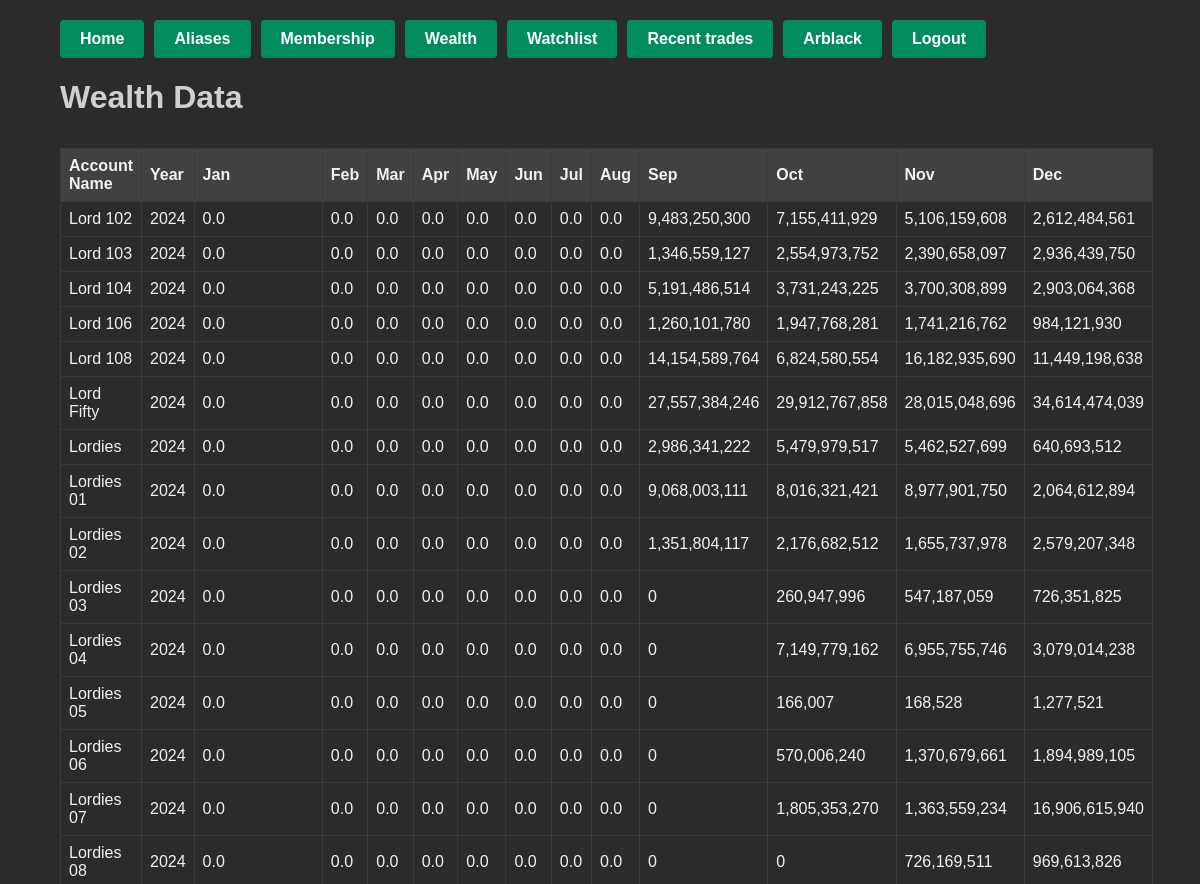
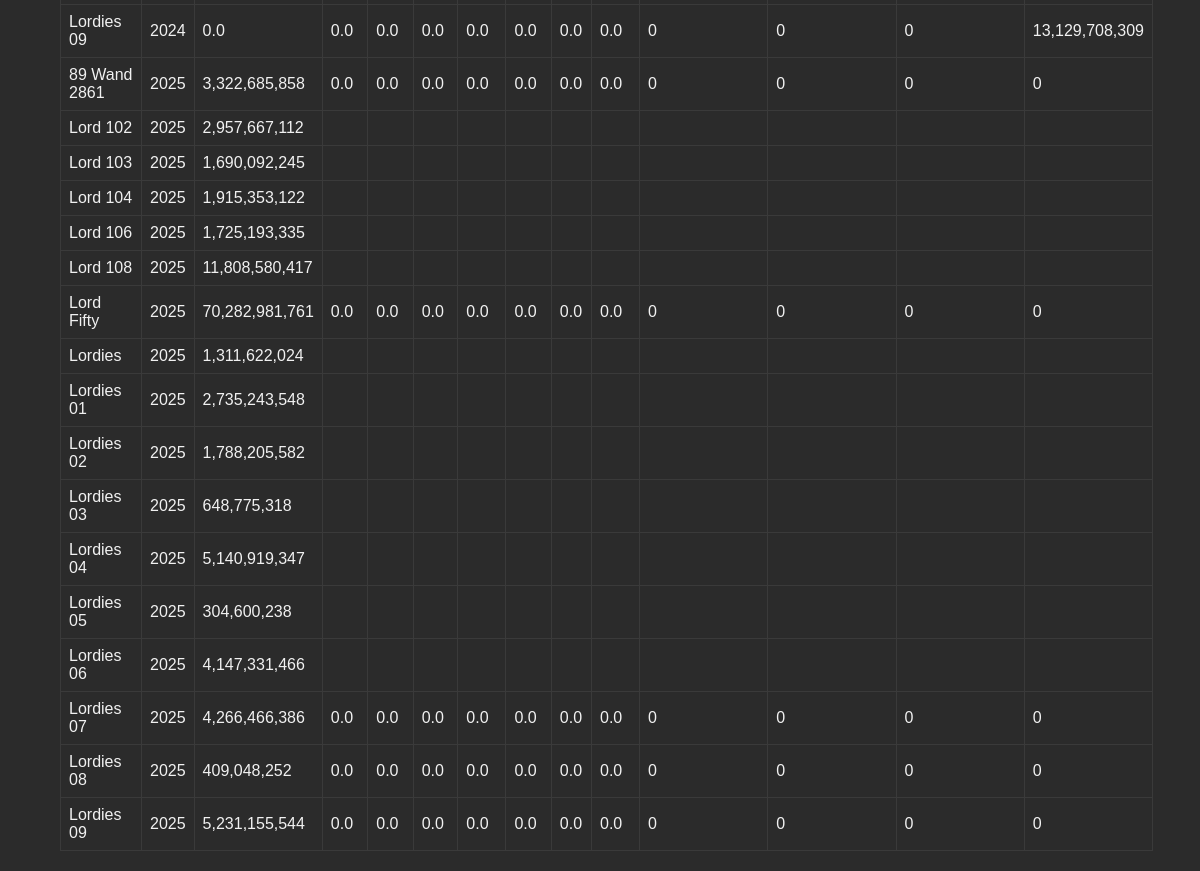
/wealth/ (signed in), run on the app's committed database (2 pictures, top to bottom).
### trades/models.py (models this page shows, shortened)
class WealthData(models.Model):
    account_name = models.CharField(max_length=100)
    year = models.IntegerField(default=2024)
    january = models.CharField(max_length=50, blank=True)
    february = models.CharField(max_length=50, blank=True)
    march = models.CharField(max_length=50, blank=True)
    april = models.CharField(max_length=50, blank=True)
    may = models.CharField(max_length=50, blank=True)
    june = models.CharField(max_length=50, blank=True)
    july = models.CharField(max_length=50, blank=True)
    august = models.CharField(max_length=50, blank=True)
    september = models.CharField(max_length=50, blank=True)
    october = models.CharField(max_length=50, blank=True)
    november = models.CharField(max_length=50, blank=True)
    december = models.CharField(max_length=50, blank=True)

### trades/views.py (the view)
# urls.py: path('wealth/', views.wealth_list, name='wealth_list'),
def wealth_list(request):
    if not request.user.is_authenticated:
        return redirect('trades:login_view')
    wealth_records = WealthData.objects.all().order_by('year', 'account_name')
    return render(request, 'trades/wealth_list.html', {
        'wealth_records': wealth_records,
    })

### trades/templates/trades/wealth_list.html (shortened to what this page needs)
{% load static %}
<!DOCTYPE html>
<html>
<head>
    <link rel="stylesheet" href="{% static 'trades/css/dark_theme.css' %}">
</head>
<body>
<div class="container">
    <div class="top-nav">
        <ul class="nav-buttons">
            <li><a href="{% url 'trades:index' %}">Home</a></li>
            <li><a href="{% url 'trades:alias_list' %}">Aliases</a></li>
            <li><a href="{% url 'trades:membership_list' %}">Membership</a></li>
            <li><a href="{% url 'trades:wealth_list' %}">Wealth</a></li>
            <li><a href="{% url 'trades:watchlist_list' %}">Watchlist</a></li>
            <li><a href="{% url 'trades:recent_trades' %}">Recent trades</a></li>
            {% if user.is_authenticated %}
                <li><a href="{% url 'trades:account_page' %}">{{ user.username }}</a></li>
                <li><a href="{% url 'trades:logout_view' %}">Logout</a></li>
            {% else %}
                <li><a href="{% url 'trades:login_view' %}">Account</a></li>
            {% endif %}
        </ul>
    </div>
    <h1>Wealth Data</h1>
    <table>
        <thead>
            <tr>
                <th>Account Name</th>
                <th>Year</th>
                <th>Jan</th>
                <th>Feb</th>
                <th>Mar</th>
                <th>Apr</th>
                <th>May</th>
                <th>Jun</th>
                <th>Jul</th>
                <th>Aug</th>
                <th>Sep</th>
                <th>Oct</th>
                <th>Nov</th>
                <th>Dec</th>
            </tr>
        </thead>
        <tbody>
        {% for w in wealth_records %}
            <tr>
                <td>{{ w.account_name }}</td>
                <td>{{ w.year }}</td>
                <td>{{ w.january }}</td>
                <td>{{ w.february }}</td>
                <td>{{ w.march }}</td>
                <td>{{ w.april }}</td>
                <td>{{ w.may }}</td>
                <td>{{ w.june }}</td>
                <td>{{ w.july }}</td>
                <td>{{ w.august }}</td>
                <td>{{ w.september }}</td>
                <td>{{ w.october }}</td>
                <td>{{ w.november }}</td>
                <td>{{ w.december }}</td>
            </tr>
        {% endfor %}
        </tbody>
    </table>
</div>
</body>
</html>

### trades/static/trades/css/dark_theme.css (style rules this page uses)
html, body { margin: 0; padding: 0; background-color: #2b2b2b; color: #f1f1f1; font-family: Arial, sans-serif; }
.container { width: 90%; margin: 0 auto; padding: 20px; }
h1, h2, h3 { color: #cfcfcf; margin-bottom: 1em; }
table { width: 100%; border-collapse: collapse; margin-top: 1em; }
table, th, td { border: 1px solid #3a3a3a; }
th { background-color: #414141; color: #f1f1f1; text-align: left; padding: 8px; }
td { padding: 8px; }
a { color: #81d4f2; text-decoration: none; }
.top-nav { margin-bottom: 20px; }
.top-nav .nav-buttons { list-style: none; display: flex; gap: 10px; padding: 0; margin: 0; }
.top-nav .nav-buttons li a { background-color: #008c5f; color: #fff; padding: 10px 20px; text-decoration: none; border-radius: 4px; font-weight: bold; display: inline-block; }

### trades/templates/trades/wealth_list.html (style rules this page uses)
.top-nav { margin-bottom: 20px; }
.top-nav .nav-buttons { list-style: none; display: flex; gap: 10px; padding: 0; margin: 0; }
.top-nav .nav-buttons li a { background-color: #008c5f; color: #fff; padding: 10px 20px; text-decoration: none; border-radius: 4px; font-weight: bold; display: inline-block; }

### data on the page
WealthData: account_name "Lord 102", year "2024", january "0.0", february "0.0", march "0.0", april "0.0", may "0.0", june "0.0", july "0.0", august "0.0", september "9,483,250,300", october "7,155,411,929", november "5,106,159,608", december "2,612,484,561"
WealthData: account_name "Lord 103", year "2024", january "0.0", february "0.0", march "0.0", april "0.0", may "0.0", june "0.0", july "0.0", august "0.0", september "1,346,559,127", october "2,554,973,752", november "2,390,658,097", december "2,936,439,750"
WealthData: account_name "Lord 104", year "2024", january "0.0", february "0.0", march "0.0", april "0.0", may "0.0", june "0.0", july "0.0", august "0.0", september "5,191,486,514", october "3,731,243,225", november "3,700,308,899", december "2,903,064,368"
WealthData: account_name "Lord 106", year "2024", january "0.0", february "0.0", march "0.0", april "0.0", may "0.0", june "0.0", july "0.0", august "0.0", september "1,260,101,780", october "1,947,768,281", november "1,741,216,762", december "984,121,930"
WealthData: account_name "Lord 108", year "2024", january "0.0", february "0.0", march "0.0", april "0.0", may "0.0", june "0.0", july "0.0", august "0.0", september "14,154,589,764", october "6,824,580,554", november "16,182,935,690", december "11,449,198,638"
WealthData: account_name "Lord Fifty", year "2024", january "0.0", february "0.0", march "0.0", april "0.0", may "0.0", june "0.0", july "0.0", august "0.0", september "27,557,384,246", october "29,912,767,858", november "28,015,048,696", december "34,614,474,039"
WealthData: account_name "Lordies", year "2024", january "0.0", february "0.0", march "0.0", april "0.0", may "0.0", june "0.0", july "0.0", august "0.0", september "2,986,341,222", october "5,479,979,517", november "5,462,527,699", december "640,693,512"
WealthData: account_name "Lordies 01", year "2024", january "0.0", february "0.0", march "0.0", april "0.0", may "0.0", june "0.0", july "0.0", august "0.0", september "9,068,003,111", october "8,016,321,421", november "8,977,901,750", december "2,064,612,894"
WealthData: account_name "Lordies 02", year "2024", january "0.0", february "0.0", march "0.0", april "0.0", may "0.0", june "0.0", july "0.0", august "0.0", september "1,351,804,117", october "2,176,682,512", november "1,655,737,978", december "2,579,207,348"
WealthData: account_name "Lordies 03", year "2024", january "0.0", february "0.0", march "0.0", april "0.0", may "0.0", june "0.0", july "0.0", august "0.0", september "0", october "260,947,996", november "547,187,059", december "726,351,825"
WealthData: account_name "Lordies 04", year "2024", january "0.0", february "0.0", march "0.0", april "0.0", may "0.0", june "0.0", july "0.0", august "0.0", september "0", october "7,149,779,162", november "6,955,755,746", december "3,079,014,238"
WealthData: account_name "Lordies 05", year "2024", january "0.0", february "0.0", march "0.0", april "0.0", may "0.0", june "0.0", july "0.0", august "0.0", september "0", october "166,007", november "168,528", december "1,277,521"
WealthData: account_name "Lordies 06", year "2024", january "0.0", february "0.0", march "0.0", april "0.0", may "0.0", june "0.0", july "0.0", august "0.0", september "0", october "570,006,240", november "1,370,679,661", december "1,894,989,105"
WealthData: account_name "Lordies 07", year "2024", january "0.0", february "0.0", march "0.0", april "0.0", may "0.0", june "0.0", july "0.0", august "0.0", september "0", october "1,805,353,270", november "1,363,559,234", december "16,906,615,940"
WealthData: account_name "Lordies 08", year "2024", january "0.0", february "0.0", march "0.0", april "0.0", may "0.0", june "0.0", july "0.0", august "0.0", september "0", october "0", november "726,169,511", december "969,613,826"
WealthData: account_name "Lordies 09", year "2024", january "0.0", february "0.0", march "0.0", april "0.0", may "0.0", june "0.0", july "0.0", august "0.0", september "0", october "0", november "0", december "13,129,708,309"
WealthData: account_name "89 Wand 2861", year "2025", january "3,322,685,858", february "0.0", march "0.0", april "0.0", may "0.0", june "0.0", july "0.0", august "0.0", september "0", october "0", november "0", december "0"
WealthData: account_name "Lord 102", year "2025", january "2,957,667,112"
WealthData: account_name "Lord 103", year "2025", january "1,690,092,245"
WealthData: account_name "Lord 104", year "2025", january "1,915,353,122"
WealthData: account_name "Lord 106", year "2025", january "1,725,193,335"
WealthData: account_name "Lord 108", year "2025", january "11,808,580,417"
WealthData: account_name "Lord Fifty", year "2025", january "70,282,981,761", february "0.0", march "0.0", april "0.0", may "0.0", june "0.0", july "0.0", august "0.0", september "0", october "0", november "0", december "0"
WealthData: account_name "Lordies", year "2025", january "1,311,622,024"
WealthData: account_name "Lordies 01", year "2025", january "2,735,243,548"
WealthData: account_name "Lordies 02", year "2025", january "1,788,205,582"
WealthData: account_name "Lordies 03", year "2025", january "648,775,318"
WealthData: account_name "Lordies 04", year "2025", january "5,140,919,347"
WealthData: account_name "Lordies 05", year "2025", january "304,600,238"
WealthData: account_name "Lordies 06", year "2025", january "4,147,331,466"
WealthData: account_name "Lordies 07", year "2025", january "4,266,466,386", february "0.0", march "0.0", april "0.0", may "0.0", june "0.0", july "0.0", august "0.0", september "0", october "0", november "0", december "0"
WealthData: account_name "Lordies 08", year "2025", january "409,048,252", february "0.0", march "0.0", april "0.0", may "0.0", june "0.0", july "0.0", august "0.0", september "0", october "0", november "0", december "0"
WealthData: account_name "Lordies 09", year "2025", january "5,231,155,544", february "0.0", march "0.0", april "0.0", may "0.0", june "0.0", july "0.0", august "0.0", september "0", october "0", november "0", december "0"

### other printed values
{{ user.username }} "Arblack"
